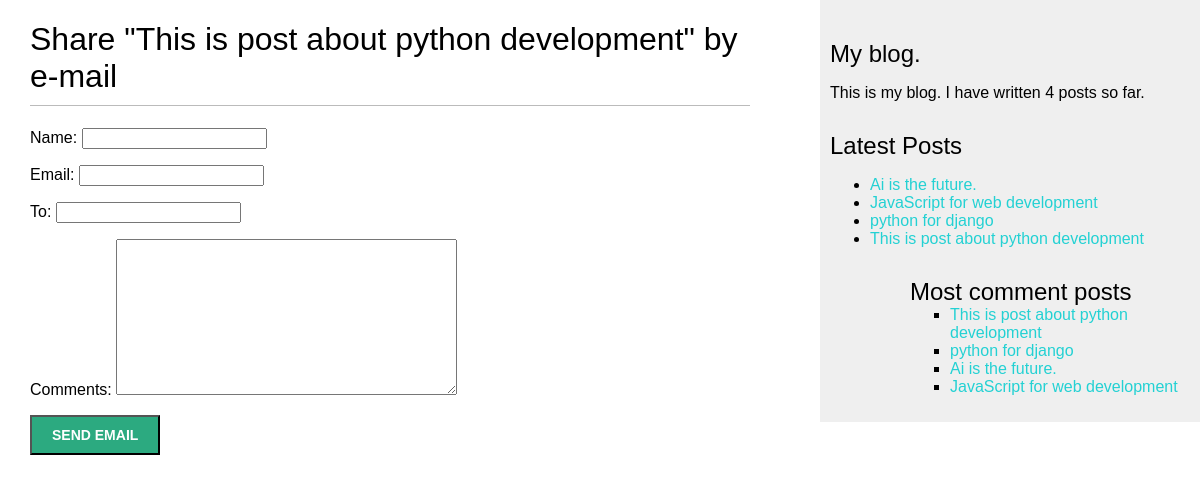
Screenshot of /blog/1/share/ with the database file from the repository.
### blog/models.py (models this page shows, shortened)
class Post(models.Model):
    class Status(models.TextChoices):
        DRAFT = 'DF' ,'Draft'
        PUBLISHED = 'PB' , 'Published'
    title = models.CharField(max_length=250)
    slug = models.SlugField(
                            max_length=250,
                            unique_for_date='publish'
                            )
    author = models.ForeignKey(
        settings.AUTH_USER_MODEL,
        on_delete=models.CASCADE,
        related_name='blog_posts'
    )
    body = models.TextField()
    publish = models.DateTimeField(default=timezone.now)
    created = models.DateTimeField(auto_now_add=True)
    updated = models.DateTimeField(auto_now=True)
    status = models.CharField(
        max_length=2,
        choices=Status,
        default=Status.DRAFT
    )
    objects = models.Manager()
    published = PublishManager()
    tags = TaggableManager()
    class Meta:
        ordering = ['-publish']
        indexes = models.Index(fields=['-publish']),
    def get_absolute_url(self):
        return reverse('blog:post_detail',
                       args=[self.publish.year,
                             self.publish.month,
                             self.publish.day,
                             self.slug])

### blog/views.py (the view)
# urls.py: path('<int:post_id>/share/', views.post_share, name='post_share'),
def post_share(request,post_id):
    post = get_object_or_404(Post,
                              id=post_id,
                              status= Post.Status.PUBLISHED)
    sent = False
    if request.method == 'POST':
        form = EmailPostForm(request.POST)
        if form.is_valid():
            cd = form.cleaned_data
            post_url = request.build_absolute_uri(
                post.get_absolute_url()
            )
            subject = (
                f"{cd['name']} ({cd['email']}) "
                f"recommend the post by {post.title}"
            )
            message = (
                f"read {post.title} at {post_url} \n \n"
                f"{cd['name']}\'s comments: {cd['comments']}"
            )
            send_mail(subject=subject,
                      message=message,
                      from_email=None,
                      recipient_list=[cd['to']])
            sent = True
    else:
        form = EmailPostForm()
    return render(request,
                  'blog/post/share.html',
                  {
                      'post':post,
                      'form':form,
                      'sent':sent
                  })

### blog/forms.py
class EmailPostForm(forms.Form):
    name = forms.CharField(max_length=25)
    email = forms.EmailField()
    to  = forms.EmailField()
    comments = forms.CharField(
        required=False,
        widget=forms.Textarea
    )

### blog/models.py (called while the page is built)
    def get_queryset(self):
        return (super().get_queryset().filter(status=Post.Status.PUBLISHED))

### blog/templatetags/blog_tags.py (called while the page is built)
@register.simple_tag
def total_tags():
    return Post.published.count()

@register.inclusion_tag("blog/post/latest_post.html")
def show_latest_posts(count=5):
    latest_posts = Post.published.order_by('-publish')[:5]
    return {
        'latest_posts': latest_posts
    }

@register.simple_tag
def get_comment_posts(count=5):
    return Post.published.annotate(
        total_comments = Count('comments')
    ).order_by('-total_comments')[:5]

### blog/templates/blog/post/share.html (shortened to what this page needs)
{% extends "blog/base.html" %}
{% block content %}
   {% if sent %}
     <h1>Email sent successfully.</h1>
     <p class="date">
        {{post.title}} was successfully sent to {{form.cleaned_data.to}}
     </p>
   {% else %}
     <h1>Share "{{ post.title }}" by e-mail</h1>
     <form method="post">
        {{form.as_p}}
        <input type="submit" value="Send Email">
     </form>
   {% endif %}
{% endblock content %}

### blog/templates/blog/base.html (shortened to what this page needs)
{% load static %}
{% load blog_tags %}
<!DOCTYPE html>
<html>
    <head>
        <link href="{% static 'css/blog.css' %}" rel="stylesheet">
    </head>
    <body>
        <div id="content">
            {% block content %}
            {% endblock content %}
        </div>
        <div id="sidebar">
            <h2>My blog.</h2>
            <p>This is my blog.
              I have written {% total_tags %} posts so far.
            </p>
            <h2>Latest Posts</h2>
            {% show_latest_posts 3 %}
            <h2>Most comment posts</h2>
            {% get_comment_posts as most_comment_post %}
            <ul>
                {% for post in most_comment_post %}
                  <li>
                    <a href="{{post.get_absolute_url}}">{{post.title}}</a>
                  </li>
                {% endfor %}
            </ul>
        </div>
    </body>
</html>

### blog/templates/blog/post/latest_post.html
<ul>
    {% for post in latest_posts %}
      <li>
         <a href="{{post.get_absolute_url}}">{{post.title}}</a>
      </li>
    {% endfor %}
<ul>

### blog/static/css/blog.css (style rules this page uses)
body { margin: 0; padding: 0; font-family: Helvetica, sans-serif; }
a { color: rgb(35, 209 ,211); text-decoration: none; }
h1 { font-weight: normal; border-bottom: 1px solid #bbb; padding: 0 0 10px 0; }
h2 { font-weight: normal; margin: 30px 0 0; }
#content { float: left; width: 60%; padding: 0 0 0 30px; }
#sidebar { float: right; width: 30%; padding: 10px; background: #efefef; height: 100%; }
input[type=submit] { font-weight: bold; background: #2caa80; color: #fff; padding: 10px 20px; font-size: 14px; text-transform: uppercase; }

### rows the page displays
Post: title "This is post about python development"
Post: title "Ai is the future."
Post: title "JavaScript for web development"
Post: title "python for django"
